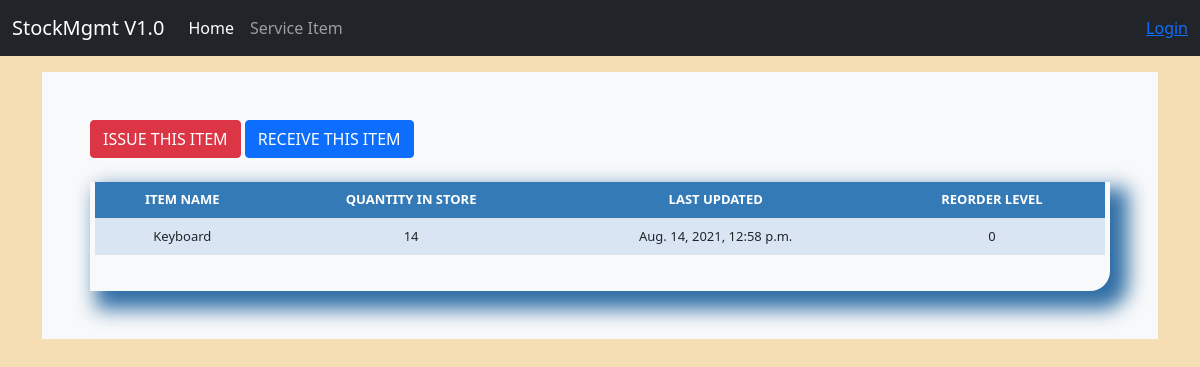
Screenshot of /stock_detail/17/ with the database file from the repository.
### stockmgmgt/models.py (models this page shows)
class Stock(models.Model):
    category = models.ForeignKey(Category, on_delete=models.CASCADE, blank=True)
    item_name = models.CharField(max_length=50, blank=True, null=False)
    quantity = models.IntegerField(default='0', blank=True, null=True)
    receive_quantity = models.IntegerField(default='0', blank=True, null=True)
    receive_by = models.CharField(max_length=50, blank=True, null=True)
    issue_quantity = models.IntegerField(default='0', blank=True, null=True)
    issue_by = models.CharField(max_length=50, blank=True, null=True)
    issue_to = models.CharField(max_length=50, blank=True, null=True)
    phone_number = models.CharField(max_length=50, blank=True, null=True)
    created_by = models.CharField(max_length=50, blank=True, null=True)
    reorder_level = models.IntegerField(default='0', blank=True, null=True)
    last_updated = models.DateTimeField(auto_now_add=False, auto_now=True)
    timestamp = models.DateTimeField(auto_now_add=True, auto_now=False)

### stockmgmgt/views.py (the view)
# urls.py: path('stock_detail/<str:pk>/', views.stock_detail, name="stock_detail"),
def stock_detail(request, pk):
    queryset = Stock.objects.get(id=pk)
    context = {
        "queryset": queryset,
    }
    return render(request, "stock_detail.html", context)

### stockmgmgt/templates/stock_detail.html (shortened to what this page needs)
{% load static %}
{% load crispy_forms_tags %}
<!doctype html>
<html lang="en">
<head>
    <link href="{% static 'css/stylesheet.css' %}" rel="stylesheet">
    <link href="{% static 'css/bootstrap.min.css' %}" rel="stylesheet">
    <link href="{% static 'css/navbar-top-fixed.css' %}" rel="stylesheet">
	<link href="{% static 'js/jquery-ui-1.12.1/jquery-ui.min.css' %}" rel="stylesheet">
	<link href="{% static 'js/jquery-ui-1.12.1/jquery-ui.structure.min.css' %}" rel="stylesheet">
	<link href="{% static 'js/jquery-ui-1.12.1/jquery-ui.theme.min.css' %}" rel="stylesheet">
</head>
<body style="background-color: wheat;">
    {%include 'navbar.html' %}
    <main role="main" class="container">
        <div class="bg-light p-5 round">
            <a href="{% url 'issue_items' queryset.id %}"><div class='btn btn-danger'>ISSUE THIS ITEM</div></a>
            <a href="{% url 'receive_items' queryset.id %}"><div class='btn btn-primary'>RECEIVE THIS ITEM</div></a>
            <br><br>
            <div class="display_table">
                <table class='table'>
                    <tr>
                        <th style="background-color: #337ab7;">ITEM NAME</th>
                        <th style="background-color: #337ab7;">QUANTITY IN STORE</th>
                        <th style="background-color: #337ab7;">LAST UPDATED</th>
                        <th style="background-color: #337ab7;">REORDER LEVEL</th>
                    </tr>
                    <tr>
                        <td>{{queryset.item_name}}</td>
                        <td>{{queryset.quantity}}</td>
                        <td>{{queryset.last_updated}}</td>
                        <td>{{queryset.reorder_level}}</td>
                    </tr>
                </table>
            </div>
        </div>
    </main>
</body>
</html>

### static/css/stylesheet.css (style rules this page uses)
.table { font-size: 13px; text-align: center; width: 95%; margin: auto; }
.table tr:nth-child(odd) { background: #B8CAE4 }
.table tr:nth-child(even) { background: #dae5f4 }
th { background-color: #337ab7; color: white; }
.display_table { border-bottom-right-radius: 20px; padding-left: 5px; padding-right: 5px; padding-bottom: 20px; box-shadow: 12px 12px 20px 6px #2e6da4; }

### static/css/navbar-top-fixed.css (style rules this page uses)
body { min-height: 75rem; padding-top: 4.5rem; }

### rows the page displays
Stock: item_name "Keyboard", quantity "14", last_updated "Aug. 14, 2021, 12:58 p.m.", reorder_level "0"
